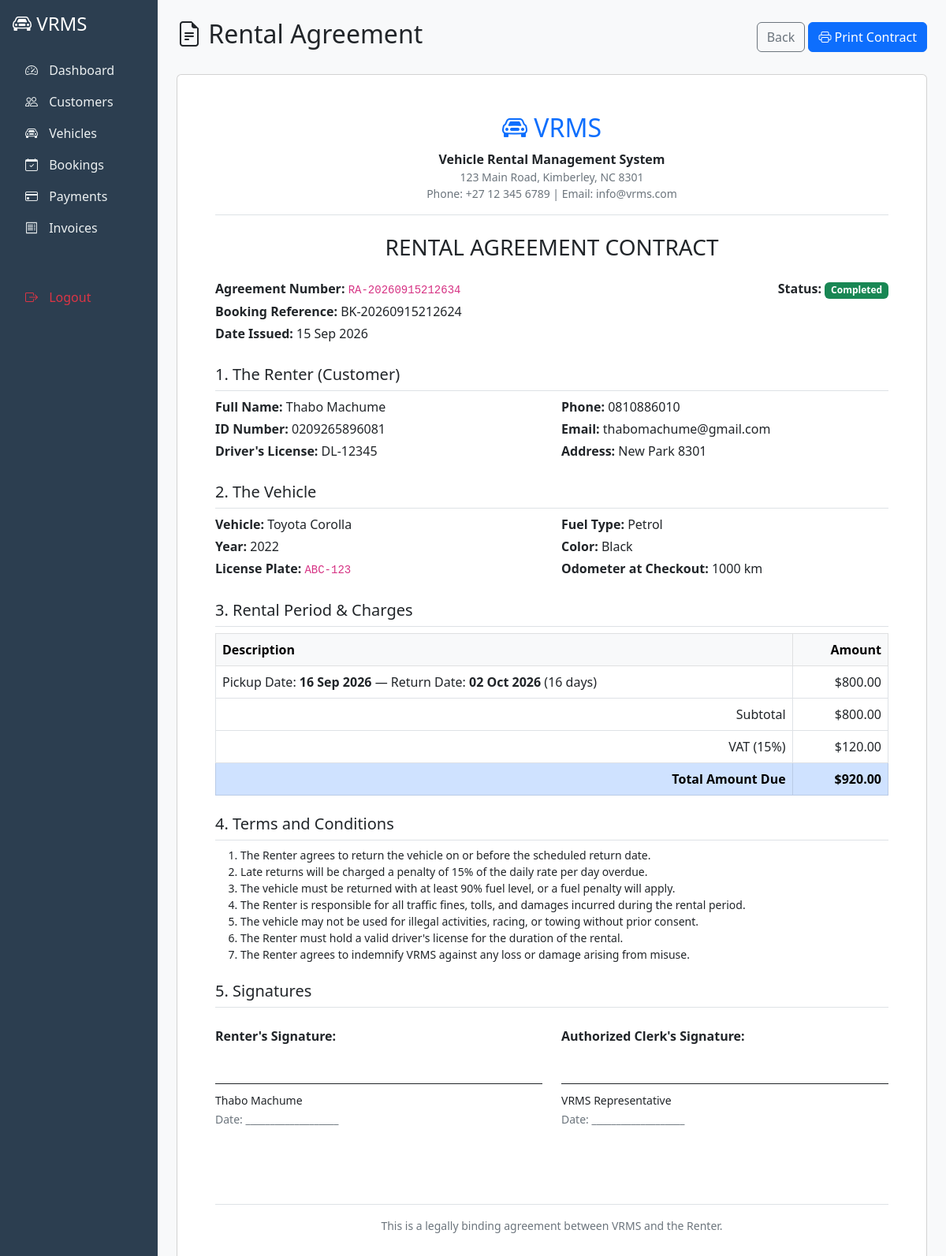
/contract/1, run on the app's committed database.
### app/models/rental_agreement.py (models this page shows)
class RentalAgreement(db.Model):
    __tablename__ = 'rental_agreements'
    agreement_id = db.Column(db.Integer, primary_key=True)
    booking_id = db.Column(db.Integer, db.ForeignKey('bookings.booking_id'), nullable=False)
    agreement_number = db.Column(db.String(20), unique=True, nullable=False)
    checkout_odometer = db.Column(db.Integer)
    checkout_fuel_level = db.Column(db.Float)
    checkout_datetime = db.Column(db.DateTime)
    checkout_condition = db.Column(db.String(255))  # e.g., "Good, minor scratch on rear door"
    return_odometer = db.Column(db.Integer)
    return_fuel_level = db.Column(db.Float)
    actual_return_date = db.Column(db.Date)
    return_condition = db.Column(db.String(255))
    late_fee = db.Column(db.Float, default=0.0)
    fuel_penalty = db.Column(db.Float, default=0.0)
    extras_amount = db.Column(db.Float, default=0.0)
    status = db.Column(db.String(20), default='Reserved')  # Reserved, Active, Completed
    booking = db.relationship('Booking', backref='agreement')

### app/models/booking.py (models this page shows, shortened)
class Booking(db.Model):
    __tablename__ = 'bookings'
    booking_id = db.Column(db.Integer, primary_key=True)
    customer_id = db.Column(db.Integer, db.ForeignKey('customers.customer_id'), nullable=False)
    vehicle_id = db.Column(db.Integer, db.ForeignKey('vehicles.vehicle_id'), nullable=False)
    start_date = db.Column(db.Date, nullable=False)
    end_date = db.Column(db.Date, nullable=False)
    rental_days = db.Column(db.Integer, nullable=False)
    confirmation_no = db.Column(db.String(20), unique=True, nullable=False)
    status = db.Column(db.String(20), default='Reserved')  # Reserved, Cancelled, Confirmed, Active, Completed
    created_at = db.Column(db.DateTime, default=datetime.utcnow)
    customer = db.relationship('Customer', backref='bookings')
    vehicle = db.relationship('Vehicle', backref='bookings')

### app/models/customer.py (models this page shows, shortened)
class Customer(db.Model):
    __tablename__ = 'customers'
    customer_id = db.Column(db.Integer, primary_key=True)
    full_name = db.Column(db.String(100), nullable=False)
    id_number = db.Column(db.String(20), unique=True, nullable=False)
    drivers_license = db.Column(db.String(20), nullable=False)
    phone = db.Column(db.String(15), nullable=False)
    email = db.Column(db.String(100), unique=True, nullable=False)
    address = db.Column(db.String(255))
    created_at = db.Column(db.DateTime, default=datetime.utcnow)

### app/models/vehicle.py (models this page shows, shortened)
class Vehicle(db.Model):
    __tablename__ = 'vehicles'
    vehicle_id = db.Column(db.Integer, primary_key=True)
    make = db.Column(db.String(50), nullable=False)
    model = db.Column(db.String(50), nullable=False)
    year = db.Column(db.Integer, nullable=False)
    license_plate = db.Column(db.String(20), unique=True, nullable=False)
    fuel_type = db.Column(db.String(20), nullable=False)  # Petrol, Diesel, Hybrid
    seating_capacity = db.Column(db.Integer, nullable=False)
    daily_rate = db.Column(db.Float, nullable=False)
    color = db.Column(db.String(30))
    current_mileage = db.Column(db.Integer, default=0)
    status = db.Column(db.String(20), default='Available')  # Available, Booked, Rented, Maintenance

### app/routes/bookings.py (the view)
@bookings.route('/contract/<int:booking_id>')
def contract(booking_id):
    booking = Booking.query.get_or_404(booking_id)
    agreement = RentalAgreement.query.filter_by(booking_id=booking_id).first()
    if not agreement:
        flash('No rental agreement found. Please complete checkout first.', 'warning')
        return redirect(url_for('bookings.view_booking', booking_id=booking_id))
    base_amount = booking.rental_days * booking.vehicle.daily_rate
    late_fee = agreement.late_fee or 0.0
    fuel_penalty = agreement.fuel_penalty or 0.0
    subtotal = base_amount + late_fee + fuel_penalty
    vat = subtotal * 0.15
    total_due = subtotal + vat
    return render_template('bookings/contract.html',
                           booking=booking,
                           agreement=agreement,
                           base_amount=base_amount,
                           late_fee=late_fee,
                           fuel_penalty=fuel_penalty,
                           subtotal=subtotal,
                           vat=vat,
                           total_due=total_due)

### app/templates/bookings/contract.html (shortened to what this page needs)
{% extends "base.html" %}
{% block content %}
<div class="d-flex justify-content-between align-items-center mb-4">
    <h2><i class="bi bi-file-earmark-text"></i> Rental Agreement</h2>
    <div>
        <a href="{{ url_for('bookings.view_booking', booking_id=booking.booking_id) }}" class="btn btn-outline-secondary">Back</a>
        <button onclick="window.print()" class="btn btn-primary">
            <i class="bi bi-printer"></i> Print Contract
        </button>
    </div>
</div>
<div class="card">
    <div class="card-body p-5">
        <div class="text-center mb-4 border-bottom pb-3">
            <h2 class="text-primary"><i class="bi bi-car-front"></i> VRMS</h2>
            <p class="mb-0"><strong>Vehicle Rental Management System</strong></p>
            <p class="text-muted small mb-0">
                123 Main Road, Kimberley, NC 8301<br>
                Phone: +27 12 345 6789 | Email: info@vrms.com
            </p>
        </div>
        <h3 class="text-center mb-4">RENTAL AGREEMENT CONTRACT</h3>
        <div class="row mb-4">
            <div class="col-md-6">
                <p class="mb-1"><strong>Agreement Number:</strong> <code>{{ agreement.agreement_number }}</code></p>
                <p class="mb-1"><strong>Booking Reference:</strong> {{ booking.confirmation_no }}</p>
                <p class="mb-1"><strong>Date Issued:</strong> {{ agreement.checkout_datetime.strftime('%d %b %Y') if agreement.checkout_datetime else booking.start_date.strftime('%d %b %Y') }}</p>
            </div>
            <div class="col-md-6 text-md-end">
                <p class="mb-1"><strong>Status:</strong>
                    {% if agreement.status == 'Active' %}
                        <span class="badge bg-primary">Active</span>
                    {% elif agreement.status == 'Completed' %}
                        <span class="badge bg-success">Completed</span>
                    {% else %}
                        <span class="badge bg-warning text-dark">{{ agreement.status }}</span>
                    {% endif %}
                </p>
            </div>
        </div>
        <h5 class="border-bottom pb-2">1. The Renter (Customer)</h5>
        <div class="row mb-4">
            <div class="col-md-6">
                <p class="mb-1"><strong>Full Name:</strong> {{ booking.customer.full_name }}</p>
                <p class="mb-1"><strong>ID Number:</strong> {{ booking.customer.id_number }}</p>
                <p class="mb-1"><strong>Driver's License:</strong> {{ booking.customer.drivers_license }}</p>
            </div>
            <div class="col-md-6">
                <p class="mb-1"><strong>Phone:</strong> {{ booking.customer.phone }}</p>
                <p class="mb-1"><strong>Email:</strong> {{ booking.customer.email }}</p>
                <p class="mb-1"><strong>Address:</strong> {{ booking.customer.address or 'N/A' }}</p>
            </div>
        </div>
        <h5 class="border-bottom pb-2">2. The Vehicle</h5>
        <div class="row mb-4">
            <div class="col-md-6">
                <p class="mb-1"><strong>Vehicle:</strong> {{ booking.vehicle.make }} {{ booking.vehicle.model }}</p>
                <p class="mb-1"><strong>Year:</strong> {{ booking.vehicle.year }}</p>
                <p class="mb-1"><strong>License Plate:</strong> <code>{{ booking.vehicle.license_plate }}</code></p>
            </div>
            <div class="col-md-6">
                <p class="mb-1"><strong>Fuel Type:</strong> {{ booking.vehicle.fuel_type }}</p>
                <p class="mb-1"><strong>Color:</strong> {{ booking.vehicle.color }}</p>
                <p class="mb-1"><strong>Odometer at Checkout:</strong> {{ agreement.checkout_odometer or 'N/A' }} km</p>
            </div>
        </div>
        <h5 class="border-bottom pb-2">3. Rental Period & Charges</h5>
        <table class="table table-bordered mb-4">
            <thead class="table-light">
                <tr>
                    <th>Description</th>
                    <th class="text-end">Amount</th>
                </tr>
            </thead>
            <tbody>
                <tr>
                    <td>Pickup Date: <strong>{{ booking.start_date.strftime('%d %b %Y') }}</strong> — Return Date: <strong>{{ booking.end_date.strftime('%d %b %Y') }}</strong> ({{ booking.rental_days }} days)</td>
                    <td class="text-end">${{ "%.2f"|format(base_amount) }}</td>
                </tr>
                <tr>
                    <td class="text-end">Subtotal</td>
                    <td class="text-end">${{ "%.2f"|format(subtotal) }}</td>
                </tr>
                <tr>
                    <td class="text-end">VAT (15%)</td>
                    <td class="text-end">${{ "%.2f"|format(vat) }}</td>
                </tr>
                <tr class="table-primary">
                    <td class="text-end"><strong>Total Amount Due</strong></td>
                    <td class="text-end"><strong>${{ "%.2f"|format(total_due) }}</strong></td>
                </tr>
            </tbody>
        </table>
        <h5 class="border-bottom pb-2">4. Terms and Conditions</h5>
        <ol class="small mb-4">
            <li>The Renter agrees to return the vehicle on or before the scheduled return date.</li>
            <li>Late returns will be charged a penalty of 15% of the daily rate per day overdue.</li>
            <li>The vehicle must be returned with at least 90% fuel level, or a fuel penalty will apply.</li>
            <li>The Renter is responsible for all traffic fines, tolls, and damages incurred during the rental period.</li>
            <li>The vehicle may not be used for illegal activities, racing, or towing without prior consent.</li>
            <li>The Renter must hold a valid driver's license for the duration of the rental.</li>
            <li>The Renter agrees to indemnify VRMS against any loss or damage arising from misuse.</li>
        </ol>
        <h5 class="border-bottom pb-2">5. Signatures</h5>
        <div class="row mt-4">
            <div class="col-md-6 mb-5">
                <p class="mb-5"><strong>Renter's Signature:</strong></p>
                <div class="border-top border-dark pt-2">
                    <small>{{ booking.customer.full_name }}</small><br>
                    <small class="text-muted">Date: ___________________</small>
                </div>
            </div>
            <div class="col-md-6 mb-5">
                <p class="mb-5"><strong>Authorized Clerk's Signature:</strong></p>
                <div class="border-top border-dark pt-2">
                    <small>VRMS Representative</small><br>
                    <small class="text-muted">Date: ___________________</small>
                </div>
            </div>
        </div>
        <div class="text-center text-muted small mt-5 border-top pt-3">
            <p class="mb-0">This is a legally binding agreement between VRMS and the Renter.</p>
        </div>
    </div>
</div>
{% endblock %}

### data on the page
RentalAgreement: agreement_number "RA-20260915212634", checkout_datetime "15 Sep 2026", checkout_odometer "1000"
Booking: confirmation_no "BK-20260915212624", start_date "16 Sep 2026", end_date "02 Oct 2026", rental_days "16"
Customer: customer.full_name "Thabo Machume", customer.id_number "0209265896081", customer.drivers_license "DL-12345", customer.phone "0810886010", customer.email "thabomachume@gmail.com", customer "New Park 8301"
Vehicle: vehicle.make "Toyota", vehicle.model "Corolla", vehicle.year "2022", vehicle.license_plate "ABC-123", vehicle.fuel_type "Petrol", vehicle.color "Black"

### other printed values
{{ "%.2f"|format(base_amount) }} "800.00"
{{ "%.2f"|format(subtotal) }} "800.00"
{{ "%.2f"|format(vat) }} "120.00"
{{ "%.2f"|format(total_due) }} "920.00"
